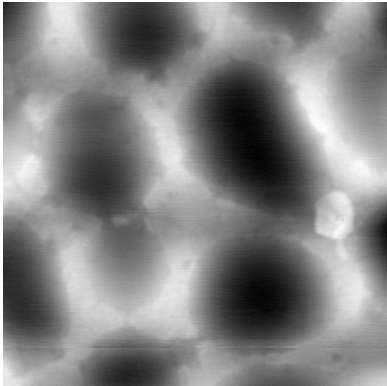
#> input picture MatImageAgent_V2/Images/Poly_03.png, 387 x 386 px, given in place of Li_1.0.png, which was not available
$ python py1.py -resolution 1.0
#> lines starting #> are read from the running program, lines starting #| are printed output that depends on the picture; pictures that were not available may be replaced by others from this repository, and a replacement may not be noted
import os
import numpy as np
import matplotlib.pyplot as plt
from PIL import Image
import sys
import io
import argparse
import csv

sys.stdout = io.TextIOWrapper(sys.stdout.buffer, encoding='utf-8')

# Bresenham's line algorithm to get points along a line
def bresenham_line(start, end):
    x0, y0 = start
    x1, y1 = end
    points = []
    dx = abs(x1 - x0)
    dy = abs(y1 - y0)
    sx = 1 if x0 < x1 else -1
    sy = 1 if y0 < y1 else -1
    err = dx - dy

    while True:
        points.append((x0, y0))
        if x0 == x1 and y0 == y1:
            break
        e2 = 2 * err
        if e2 > -dy:
            err -= dy
            x0 += sx
        if e2 < dx:
            err += dx
            y0 += sy
    return points

# Core function: Get line grayscale values
def get_line_grayscale(img_array, start, end):
    line_points = bresenham_line(start, end)
    gray_values = []
    for point in line_points:
        x, y = point
        gray_values.append(img_array[y, x])
    return gray_values, line_points

# Core function: Calculate u_eq
def calculate_ueq(gray_values, u_min, u_max):
    gray_array = np.array(gray_values, dtype=np.float32)
    ueq = u_min + (gray_array / 255.0) * u_max
    return ueq

# Plot function: Plot u_eq curve
def plot_ueq_curve(distances, ueq, output_path):
    plt.figure()
    plt.plot(distances, ueq, 'b-', linewidth=2)
    plt.xlabel('Distance from start point (units)')
    plt.ylabel('u_eq')
    plt.title('Equivalent Displacement (u_eq) along Line Segment')
    plt.grid(True)
    plt.savefig(output_path, format='tiff', dpi=300)
    plt.close()

# Calculate cumulative distances from start point
def calculate_distances(points, resolution):
    distances = [0.0]
    cumulative = 0.0
    for i in range(1, len(points)):
        x1, y1 = points[i-1]
        x2, y2 = points[i]
        step_dist = np.sqrt((x2 - x1)**2 + (y2 - y1)**2) * resolution
        cumulative += step_dist
        distances.append(cumulative)
    return np.array(distances)

# Main program execution
def main():
    parser = argparse.ArgumentParser()
    parser.add_argument('-resolution', type=float, required=True)
    args = parser.parse_args()

    # Fixed parameters
    start_point = (152, 29)
    end_point = (136, 91)
    u_max = 65000
    u_min = 0

    # Hardcoded paths (single quotes to avoid escape issues)
    image_path = r'C:\Users\admin\Desktop\Python_proj\datas\T2_IMGS\Li_1.0.png'
    output_dir = r'C:\Users\admin\Desktop\Python_proj\ALL_RESULT\DS\T2S2\1.0\backup4'
    os.makedirs(output_dir, exist_ok=True)

    # Generate base filename from input image
    base_name = os.path.splitext(os.path.basename(image_path))[0]

    # Process image
    img = Image.open(image_path).convert('L')
    img_array = np.array(img)

    # Get grayscale values along line
    gray_values, line_points = get_line_grayscale(img_array, start_point, end_point)
#> after the loop in get_line_grayscale, `for point in line_points:`: gray_values = 63 values, max 155 at index 60, min 33 at index 9, mean 80.97
#> line_points = 63 pairs, first value 136 to 152, second value 29 to 91

    # Calculate segment length
    pixel_distance = np.sqrt((end_point[0]-start_point[0])**2 + (end_point[1]-start_point[1])**2)
    segment_length = pixel_distance * args.resolution
    length_file = os.path.join(output_dir, f"{base_name}_length.txt")
    with open(length_file, 'w') as f:
        f.write(f"{segment_length:.4f}")

    # Save grayscale values
    gray_file = os.path.join(output_dir, f"{base_name}_gray_values.csv")
    with open(gray_file, 'w', newline='') as f:
        writer = csv.writer(f)
        writer.writerow(['Gray_value'])
        for val in gray_values:
            writer.writerow([val])
#> this loop made 63 passes
#> val on passes 1 to 12: 40, 39, 36, 36, 38, 35, 37, 36, 36, 33, 34, 40

    # Calculate u_eq
    ueq_array = calculate_ueq(gray_values, u_min, u_max)
#> in calculate_ueq, `gray_array = np.array(gray_values, dtype=np.float32)`: gray_array has the same summary as gray_values in get_line_grayscale
#> in calculate_ueq, `ueq = u_min + (gray_array / 255.0) * u_max`: ueq = 63 values, max 39509.8 at index 60, min 8411.8 at index 9, mean 20639
#> ueq_array has the same summary as ueq in calculate_ueq

    # Calculate distances
    distances = calculate_distances(line_points, args.resolution)
#> the loop in calculate_distances, `for i in range(1, len(points)):` made 62 passes
#> (x1, x2, step_dist, cumulative) on passes 1 to 12: (152, 152, 1, 1), (152, 151, 1.41, 2.41), (151, 151, 1, 3.41), (151, 151, 1, 4.41), (151, 151, 1, 5.41), (151, 150, 1.41, 6.83), (150, 150, 1, 7.83), (150, 150, 1, 8.83), (150, 150, 1, 9.83), (150, 149, 1.41, 11.24), (149, 149, 1, 12.24), (149, 149, 1, 13.24)
#> after the loop in calculate_distances, `for i in range(1, len(points)):`: cumulative = 68.63; distances = 63 values from 0 to 68.63
#> distances = 63 values from 0 to 68.63

    # Save distance and u_eq
    data_file = os.path.join(output_dir, f"{base_name}_u_eq.csv")
    with open(data_file, 'w', newline='') as f:
        writer = csv.writer(f)
        writer.writerow(['Distance', 'u_eq'])
        for d, u in zip(distances, ueq_array):
            writer.writerow([f"{d:.4f}", f"{u:.2f}"])
#> this loop made 63 passes
#> (d, u) on passes 1 to 12: (0, 10196.1), (1, 9941.2), (2.41, 9176.5), (3.41, 9176.5), (4.41, 9686.3), (5.41, 8921.6), (6.83, 9431.4), (7.83, 9176.5), (8.83, 9176.5), (9.83, 8411.8), (11.24, 8666.7), (12.24, 10196.1)

    # Plot and save
    plot_file = os.path.join(output_dir, f"{base_name}_plot.tiff")
    plot_ueq_curve(distances, ueq_array, plot_file)
#> in plot_ueq_curve, `plt.savefig(output_path, format='tiff', dpi=300)`:
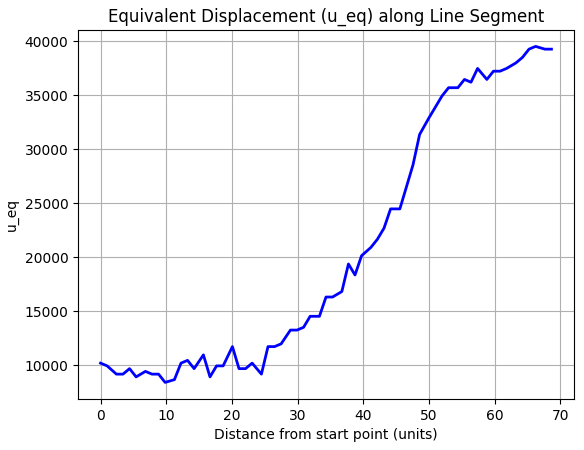
#> figure drawn by matplotlib, 1 panel; curve peaks at x = 66.21, y = 39509.8

if __name__ == "__main__":
    main()

$ run again, on MatImageAgent_V2/Images/Poly_04.png
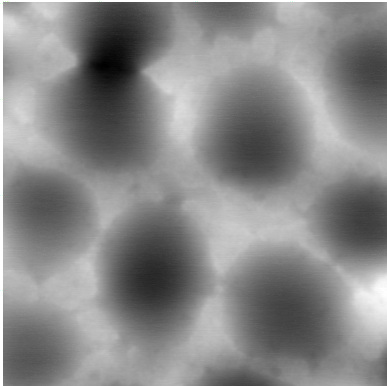
#> input picture MatImageAgent_V2/Images/Poly_04.png, 387 x 386 px, given in place of Li_1.0.png, which was not available
#> after the loop in get_line_grayscale, `for point in line_points:`: gray_values = 63 values, max 124 at index 43, min 74 at index 10, mean 92.37
#> in main, `gray_values, line_points = get_line_grayscale(img_array, start_point, ..`: line_points = 63 pairs, first value 136 to 152, second value 29 to 91
#> the loop in main, `for val in gray_values:` made 63 passes
#> val on passes 1 to 8: 82, 83, 80, 83, 78, 81, 80, 77
#> gray_array has the same summary as gray_values in get_line_grayscale
#> ueq = 63 values, max 31607.8 at index 43, min 18862.7 at index 10, mean 23544
#> ueq_array has the same summary as ueq in calculate_ueq
#> the loop in calculate_distances, `for i in range(1, len(points)):` made 62 passes
#> (x1, x2, step_dist, cumulative) on passes 1 to 8: (152, 152, 1, 1), (152, 151, 1.41, 2.41), (151, 151, 1, 3.41), (151, 151, 1, 4.41), (151, 151, 1, 5.41), (151, 150, 1.41, 6.83), (150, 150, 1, 7.83), (150, 150, 1, 8.83)
#> after the loop in calculate_distances, `for i in range(1, len(points)):`: cumulative = 68.63; distances = 63 values from 0 to 68.63
#> the loop in main, `for d, u in zip(distances, ueq_array):` made 63 passes
#> (d, u) on passes 1 to 8: (0, 20902), (1, 21156.9), (2.41, 20392.2), (3.41, 21156.9), (4.41, 19882.4), (5.41, 20647.1), (6.83, 20392.2), (7.83, 19627.5)
#> in plot_ueq_curve, `plt.savefig(output_path, format='tiff', dpi=300)`:
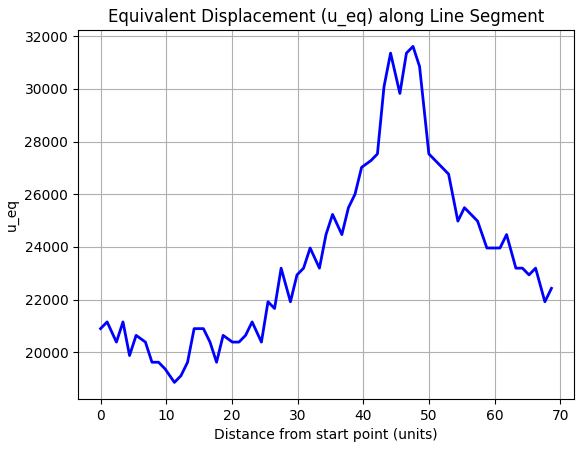
#> figure drawn by matplotlib, 1 panel; curve peaks at x = 47.56, y = 31607.8

$ run again, on MatImageAgent_V2/Images/Poly_05.png
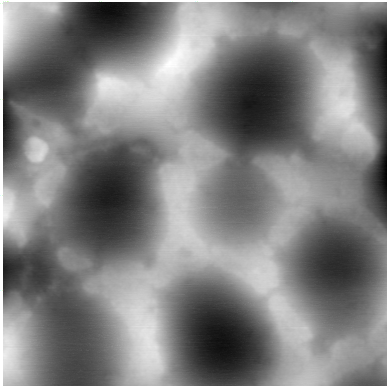
#> input picture MatImageAgent_V2/Images/Poly_05.png, 387 x 386 px, given in place of Li_1.0.png, which was not available
#> after the loop in get_line_grayscale, `for point in line_points:`: gray_values = 63 values, max 217 at index 57, min 101 at index 0, mean 161.8
#> in main, `gray_values, line_points = get_line_grayscale(img_array, start_point, ..`: line_points = 63 pairs, first value 136 to 152, second value 29 to 91
#> the loop in main, `for val in gray_values:` made 63 passes
#> val on passes 1 to 8: 101, 106, 102, 105, 105, 107, 107, 108
#> gray_array has the same summary as gray_values in get_line_grayscale
#> ueq = 63 values, max 55313.7 at index 57, min 25745.1 at index 0, mean 41249.6
#> ueq_array has the same summary as ueq in calculate_ueq
#> the loop in calculate_distances, `for i in range(1, len(points)):` made 62 passes
#> (x1, x2, step_dist, cumulative) on passes 1 to 8: (152, 152, 1, 1), (152, 151, 1.41, 2.41), (151, 151, 1, 3.41), (151, 151, 1, 4.41), (151, 151, 1, 5.41), (151, 150, 1.41, 6.83), (150, 150, 1, 7.83), (150, 150, 1, 8.83)
#> after the loop in calculate_distances, `for i in range(1, len(points)):`: cumulative = 68.63; distances = 63 values from 0 to 68.63
#> the loop in main, `for d, u in zip(distances, ueq_array):` made 63 passes
#> (d, u) on passes 1 to 8: (0, 25745.1), (1, 27019.6), (2.41, 26000), (3.41, 26764.7), (4.41, 26764.7), (5.41, 27274.5), (6.83, 27274.5), (7.83, 27529.4)
#> in plot_ueq_curve, `plt.savefig(output_path, format='tiff', dpi=300)`:
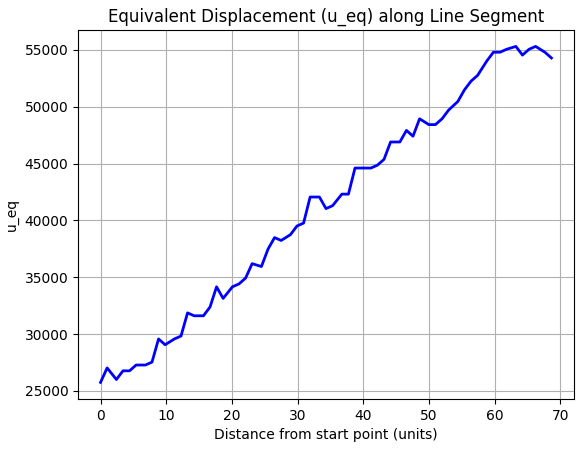
#> figure drawn by matplotlib, 1 panel; curve peaks at x = 63.21, y = 55313.7
